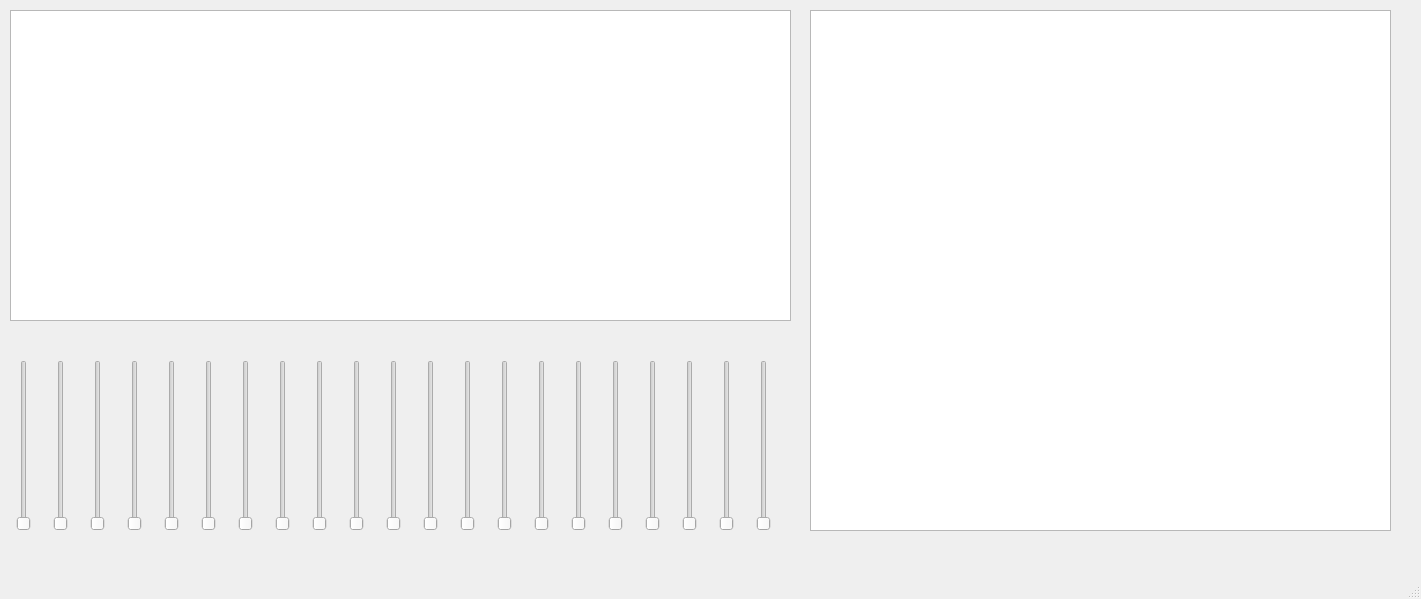
<?xml version="1.0" encoding="UTF-8"?>
<ui version="4.0">
 <class>MainWindow</class>
 <widget class="QMainWindow" name="MainWindow">
  <property name="geometry">
   <rect>
    <x>0</x>
    <y>0</y>
    <width>1421</width>
    <height>599</height>
   </rect>
  </property>
  <property name="windowTitle">
   <string>MainWindow</string>
  </property>
  <widget class="QWidget" name="centralwidget">
   <widget class="QFrame" name="frame">
    <property name="geometry">
     <rect>
      <x>10</x>
      <y>10</y>
      <width>781</width>
      <height>311</height>
     </rect>
    </property>
    <property name="frameShape">
     <enum>QFrame::StyledPanel</enum>
    </property>
    <property name="frameShadow">
     <enum>QFrame::Raised</enum>
    </property>
    <widget class="QGraphicsView" name="graphicsView">
     <property name="geometry">
      <rect>
       <x>0</x>
       <y>0</y>
       <width>781</width>
       <height>311</height>
      </rect>
     </property>
    </widget>
   </widget>
   <widget class="QGraphicsView" name="glyph_view">
    <property name="geometry">
     <rect>
      <x>810</x>
      <y>10</y>
      <width>581</width>
      <height>521</height>
     </rect>
    </property>
   </widget>
   <widget class="QWidget" name="">
    <property name="geometry">
     <rect>
      <x>0</x>
      <y>360</y>
      <width>791</width>
      <height>171</height>
     </rect>
    </property>
    <layout class="QHBoxLayout" name="horizontalLayout">
     <item>
      <widget class="QSlider" name="verticalSlider_1">
       <property name="orientation">
        <enum>Qt::Vertical</enum>
       </property>
      </widget>
     </item>
     <item>
      <widget class="QSlider" name="verticalSlider_2">
       <property name="orientation">
        <enum>Qt::Vertical</enum>
       </property>
      </widget>
     </item>
     <item>
      <widget class="QSlider" name="verticalSlider_3">
       <property name="orientation">
        <enum>Qt::Vertical</enum>
       </property>
      </widget>
     </item>
     <item>
      <widget class="QSlider" name="verticalSlider_4">
       <property name="orientation">
        <enum>Qt::Vertical</enum>
       </property>
      </widget>
     </item>
     <item>
      <widget class="QSlider" name="verticalSlider_5">
       <property name="orientation">
        <enum>Qt::Vertical</enum>
       </property>
      </widget>
     </item>
     <item>
      <widget class="QSlider" name="verticalSlider_6">
       <property name="orientation">
        <enum>Qt::Vertical</enum>
       </property>
      </widget>
     </item>
     <item>
      <widget class="QSlider" name="verticalSlider_7">
       <property name="orientation">
        <enum>Qt::Vertical</enum>
       </property>
      </widget>
     </item>
     <item>
      <widget class="QSlider" name="verticalSlider_8">
       <property name="orientation">
        <enum>Qt::Vertical</enum>
       </property>
      </widget>
     </item>
     <item>
      <widget class="QSlider" name="verticalSlider_9">
       <property name="orientation">
        <enum>Qt::Vertical</enum>
       </property>
      </widget>
     </item>
     <item>
      <widget class="QSlider" name="verticalSlider_10">
       <property name="orientation">
        <enum>Qt::Vertical</enum>
       </property>
      </widget>
     </item>
     <item>
      <widget class="QSlider" name="verticalSlider_11">
       <property name="orientation">
        <enum>Qt::Vertical</enum>
       </property>
      </widget>
     </item>
     <item>
      <widget class="QSlider" name="verticalSlider_12">
       <property name="orientation">
        <enum>Qt::Vertical</enum>
       </property>
      </widget>
     </item>
     <item>
      <widget class="QSlider" name="verticalSlider_13">
       <property name="orientation">
        <enum>Qt::Vertical</enum>
       </property>
      </widget>
     </item>
     <item>
      <widget class="QSlider" name="verticalSlider_14">
       <property name="orientation">
        <enum>Qt::Vertical</enum>
       </property>
      </widget>
     </item>
     <item>
      <widget class="QSlider" name="verticalSlider_15">
       <property name="orientation">
        <enum>Qt::Vertical</enum>
       </property>
      </widget>
     </item>
     <item>
      <widget class="QSlider" name="verticalSlider_16">
       <property name="orientation">
        <enum>Qt::Vertical</enum>
       </property>
      </widget>
     </item>
     <item>
      <widget class="QSlider" name="verticalSlider_17">
       <property name="orientation">
        <enum>Qt::Vertical</enum>
       </property>
      </widget>
     </item>
     <item>
      <widget class="QSlider" name="verticalSlider_18">
       <property name="orientation">
        <enum>Qt::Vertical</enum>
       </property>
      </widget>
     </item>
     <item>
      <widget class="QSlider" name="verticalSlider_19">
       <property name="orientation">
        <enum>Qt::Vertical</enum>
       </property>
      </widget>
     </item>
     <item>
      <widget class="QSlider" name="verticalSlider_20">
       <property name="orientation">
        <enum>Qt::Vertical</enum>
       </property>
      </widget>
     </item>
     <item>
      <widget class="QSlider" name="verticalSlider_21">
       <property name="orientation">
        <enum>Qt::Vertical</enum>
       </property>
      </widget>
     </item>
    </layout>
   </widget>
  </widget>
  <widget class="QMenuBar" name="menubar">
   <property name="geometry">
    <rect>
     <x>0</x>
     <y>0</y>
     <width>1421</width>
     <height>22</height>
    </rect>
   </property>
  </widget>
  <widget class="QStatusBar" name="statusbar"/>
 </widget>
 <resources/>
 <connections/>
</ui>
